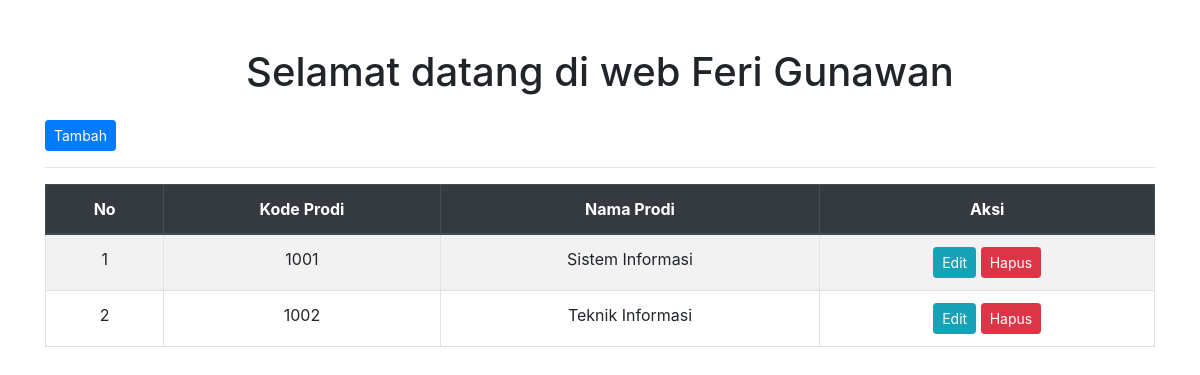
Page /index.php/prodi on the committed database.
### tables this page shows
CREATE TABLE `prodi` (
  `id_prodi` int NOT NULL,
  `kode_prodi` varchar(10) NOT NULL,
  `nama_prodi` varchar(255) NOT NULL
);

### application/controllers/Prodi.php (called while the page is built, shortened)
<?php
class Prodi extends CI_Controller
{
    public function __construct()
    {
        $this->load->model('Prodi_model');
    }
    public function index()
    {
        $data['prodi'] = $this->Prodi_model->lihatData();
        $this->load->view('prodi_view', $data);
    }
}

### index.php (called while the page is built, shortened)
<?php
require_once BASEPATH.'core/CodeIgniter.php';

### application/models/Prodi_model.php (called while the page is built, shortened)
<?php
class Prodi_model extends CI_Model
{
    public function lihatData()
    {
        return $this->db->get('prodi')->result();
    }
}

### application/views/prodi_view.php (the view, shortened to what this page needs)
<!DOCTYPE html>
<html lang="en">
<head>
    <link href="https://stackpath.bootstrapcdn.com/bootstrap/4.5.2/css/bootstrap.min.css" rel="stylesheet">
</head>
<body>
    <div class="container mt-5">
        <h1 class="text-center mb-4">Selamat datang di web Feri Gunawan</h1>
        <a href="<?= site_url('prodi/tambah') ?>" class="btn btn-primary btn-sm">Tambah</a>
        <hr>
        <table class="table table-striped table-bordered">
            <thead class="thead-dark" align="center">
                <tr>
                    <th scope="col">No</th>
                    <th scope="col">Kode Prodi</th>
                    <th scope="col">Nama Prodi</th>
                    <th scope="col">Aksi</th>
                </tr>
            </thead>
            <tbody align="center">
                <?php
                $no = 1;
                foreach ($prodi as $row) { ?>
                    <tr>
                        <td><?= $no++ ?></td>
                        <td><?= $row->kode_prodi ?></td>
                        <td><?= $row->nama_prodi ?></td>
                        <td>
                            <a href="<?= site_url('prodi/edit/' . $row->id_prodi) ?>" class="btn btn-info btn-sm">Edit</a>
                            <a href="<?= site_url('prodi/hapus/' . $row->id_prodi) ?>" class="btn btn-danger btn-sm">Hapus</a>
                        </td>
                    </tr>
                <?php } ?>
            </tbody>
        </table>
    </div>
</body>
</html>

### rows in the picture
prodi: kode_prodi "1001", nama_prodi "Sistem Informasi"
prodi: kode_prodi "1002", nama_prodi "Teknik Informasi"
